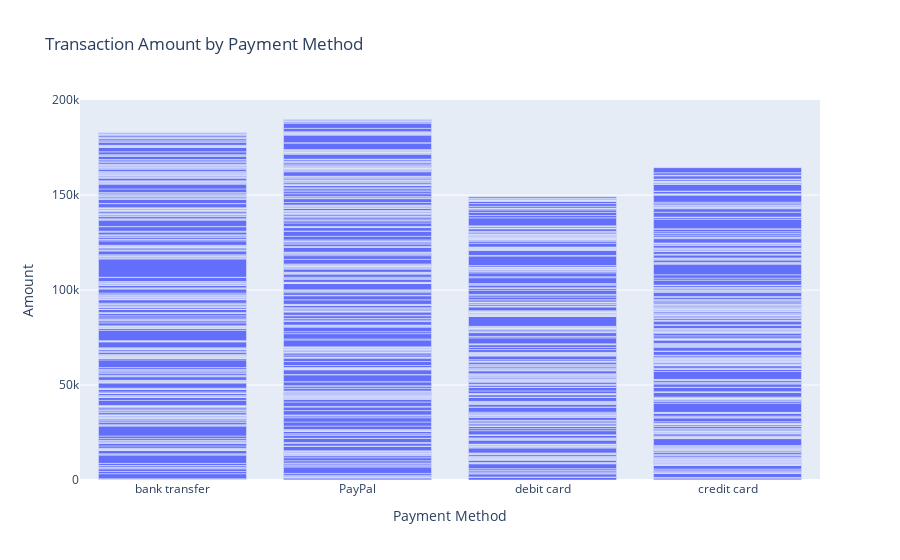
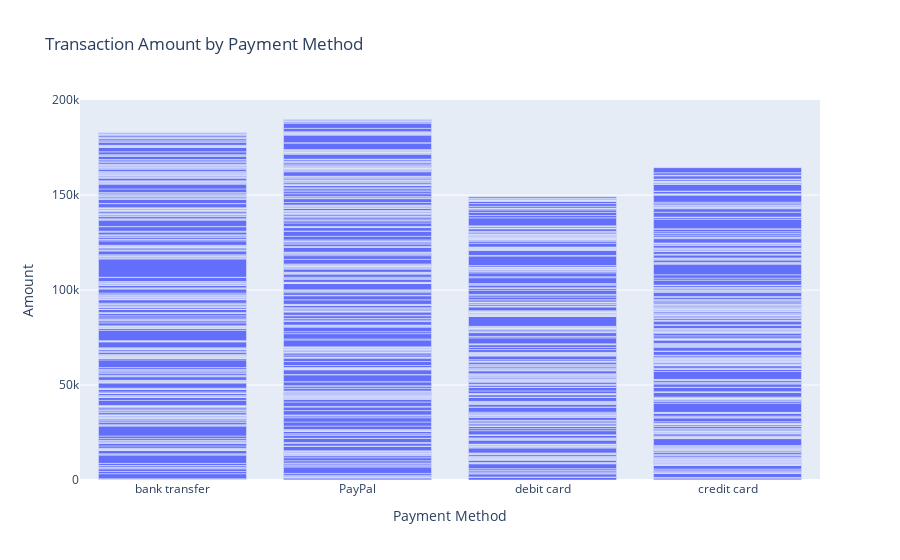

The notebook cell saved with these charts, in order:
### Code cell
import plotly.express as px 
import plotly.graph_objects as go 

import psycopg2
import pandas as pd
import plotly.express as px


dbname = "ECommerce_Transactions DB"
user = "postgres"
password = "JqrJiii321"
host = "localhost"
port = "5432"


connection = psycopg2.connect(
    dbname=dbname,
    user=user,
    password=password,
    host=host,
    port=port
)


query = "SELECT * FROM ecommerce_transactions;"
df = pd.read_sql(query, connection)

new_df = ecomm_transactions_df[ecomm_transactions_df['is_fraudulent'] == 1]


import plotly.graph_objects as go


fig = go.Figure(data=[
    go.Bar(x=new_df['payment_method'], y=new_df['transaction_amount'])
])

fig.update_layout(
    title='Transaction Amount by Payment Method',
    xaxis_title='Payment Method',
    yaxis_title='Amount',
    barmode='group'   
)

 
fig.show()
 
fig.show()

connection.close()

### Figure 1 — Plotly figure (JSON) as saved in the notebook; plotly's stock layout.template omitted (floating-point values rounded to 4 significant figures; data arrays with more than 128 entries replaced by an {"elided": "..."} marker saying what was removed)
{"data": [{"type": "bar", "x": {"elided": "1222 str values"}, "y": {"elided": "1222 float values"}}], "layout": {"barmode": "group", "title": {"text": "Transaction Amount by Payment Method"}, "xaxis": {"title": {"text": "Payment Method"}}, "yaxis": {"title": {"text": "Amount"}}}}

### Figure 2 — Plotly figure (JSON) as saved in the notebook; plotly's stock layout.template omitted (floating-point values rounded to 4 significant figures; data arrays with more than 128 entries replaced by an {"elided": "..."} marker saying what was removed)
{"data": [{"type": "bar", "x": {"elided": "1222 str values"}, "y": {"elided": "1222 float values"}}], "layout": {"barmode": "group", "title": {"text": "Transaction Amount by Payment Method"}, "xaxis": {"title": {"text": "Payment Method"}}, "yaxis": {"title": {"text": "Amount"}}}}
